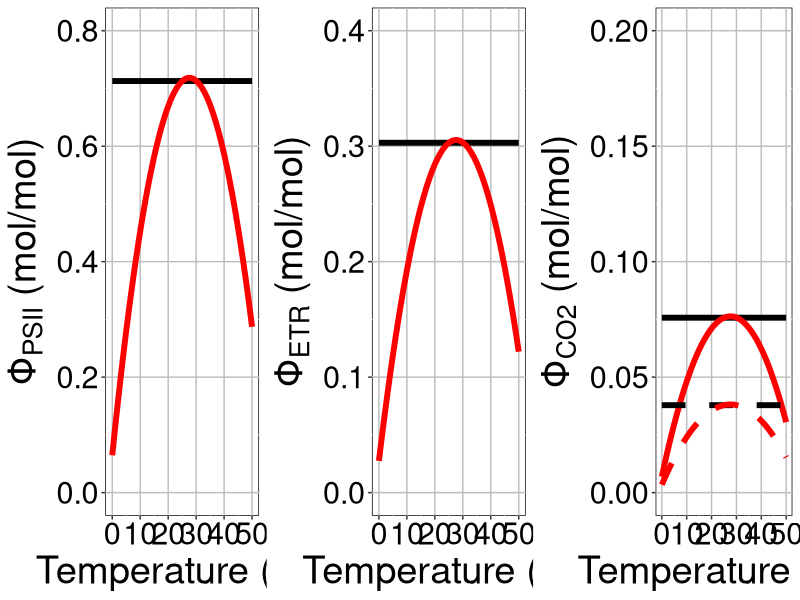

Here is the R script that generated this plot:
# box_figure.R
## code to create a figure for the different types of phi box
## three-panel figure with (a) phi psii, (b) phi etr, and (c) phi co2 temperature responses
## under three conditions: (1) no phi psii temperature response, 
## (2) yes phi psii temperature response,
## (3) differential electron partitioning for the phi co2 response

### functions
multiplot <- function(..., plotlist=NULL, file, cols=1, layout=NULL) {
  library(grid)
  
  # Make a list from the ... arguments and plotlist
  plots <- c(list(...), plotlist)
  
  numPlots = length(plots)
  
  # If layout is NULL, then use 'cols' to determine layout
  if (is.null(layout)) {
    # Make the panel
    # ncol: Number of columns of plots
    # nrow: Number of rows needed, calculated from # of cols
    layout <- matrix(seq(1, cols * ceiling(numPlots/cols)),
                     ncol = cols, nrow = ceiling(numPlots/cols))
  }
  
  if (numPlots==1) {
    print(plots[[1]])
    
  } else {
    # Set up the page
    grid.newpage()
    pushViewport(viewport(layout = grid.layout(nrow(layout), ncol(layout))))
    
    # Make each plot, in the correct location
    for (i in 1:numPlots) {
      # Get the i,j matrix positions of the regions that contain this subplot
      matchidx <- as.data.frame(which(layout == i, arr.ind = TRUE))
      
      print(plots[[i]], vp = viewport(layout.pos.row = matchidx$row,
                                      layout.pos.col = matchidx$col))
    }
  }
}

### libraries
library(ggplot2)



### define some parameters
lowEP <- 4 # low value of electron partitioning (e needed to fix mol CO2)
highEP <- 8 # high value of electron partitioning (e needed to fix mol CO2)
light <- 800 # par (umol m-2 s-1)
abs <- 0.85 # light absorbance
PP <- 0.5 # photon partitioning between PSII and PSI

### make a data frame
t_sequence <- seq(0, 50, 1)

b_tresp <- 0.0474
c_tresp <- 0.000859

### get some y-axis scaling values
topt_posch <- b_tresp / (2 * c_tresp)
model_avg_phi_psii <- (0.66 + 0.75 + 0.85 + 0.66+ 0.75 + 0.61 + 0.75) / 7

a_tresp <- model_avg_phi_psii - ((b_tresp * topt_posch) - (c_tresp * topt_posch^2)) # a, given the assumption that model average phi psii is at the temperature optimum estimated from the data

phi_psii_noT <- a_tresp + 
  (b_tresp * 25) - 
  (c_tresp * 25 * 25) # change based on Brad's results
phi_etr_noT <- phi_psii_noT * abs * PP
phi_co2_noT_lowEP <- phi_etr_noT / lowEP
phi_co2_noT_highEP <- phi_etr_noT / highEP

phi_psii_yesT <- a_tresp + 
  (b_tresp * t_sequence) - 
  (c_tresp * t_sequence * t_sequence) # change based on Brad's results
phi_etr_yesT <- phi_psii_yesT * abs * PP
phi_co2_yesT_lowEP <- phi_etr_yesT / lowEP
phi_co2_yesT_highEP <- phi_etr_yesT / highEP

phi_df <- as.data.frame(cbind(t_sequence, 
                              phi_psii_noT, phi_etr_noT, phi_co2_noT_lowEP, phi_co2_noT_highEP,
                              phi_psii_yesT, phi_etr_yesT, phi_co2_yesT_lowEP, phi_co2_yesT_highEP))

### make some figures

phi_psii_plot <- ggplot(data = phi_df, aes(y = phi_psii_noT, x = t_sequence)) +
  theme(legend.position = 'none',
        legend.text = element_text(size = rel(2)),
        axis.title.y=element_text(size=rel(2.5), colour = 'black'),
        axis.title.x=element_text(size=rel(2.5), colour = 'black'),
        axis.text.x=element_text(size=rel(2.5), colour = 'black'),
        axis.text.y=element_text(size=rel(2.5), colour = 'black'),
        panel.background = element_rect(fill = 'white', colour = 'black'),
        panel.grid.major = element_line(colour = "grey")) +
  geom_line(linewidth = 2, color = 'black') +
  geom_line(linewidth = 2, color = 'red', aes(y = phi_psii_yesT)) +
  ylim(c(0, 0.8)) + 
  ylab(expression('Φ'['PSII'] * ' (mol/mol)')) +
  xlab('Temperature (°C)')

phi_etr_plot <- ggplot(data = phi_df, aes(y = phi_etr_noT, x = t_sequence)) +
  theme(legend.position = 'none',
        legend.text = element_text(size = rel(2)),
        axis.title.y=element_text(size=rel(2.5), colour = 'black'),
        axis.title.x=element_text(size=rel(2.5), colour = 'black'),
        axis.text.x=element_text(size=rel(2.5), colour = 'black'),
        axis.text.y=element_text(size=rel(2.5), colour = 'black'),
        panel.background = element_rect(fill = 'white', colour = 'black'),
        panel.grid.major = element_line(colour = "grey")) +
  geom_line(linewidth = 2, color = 'black') +
  geom_line(linewidth = 2, color = 'red', aes(y = phi_etr_yesT)) +
  ylim(c(0, 0.4)) + 
  ylab(expression('Φ'['ETR'] * ' (mol/mol)')) +
  xlab('Temperature (°C)')

phi_co2_plot <- ggplot(data = phi_df, aes(y = phi_co2_noT_lowEP, x = t_sequence)) +
  theme(legend.position = 'none',
        legend.text = element_text(size = rel(2)),
        axis.title.y=element_text(size=rel(2.5), colour = 'black'),
        axis.title.x=element_text(size=rel(2.5), colour = 'black'),
        axis.text.x=element_text(size=rel(2.5), colour = 'black'),
        axis.text.y=element_text(size=rel(2.5), colour = 'black'),
        panel.background = element_rect(fill = 'white', colour = 'black'),
        panel.grid.major = element_line(colour = "grey")) +
  geom_line(linewidth = 2, color = 'black') +
  geom_line(linewidth = 2, color = 'red', aes(y = phi_co2_yesT_lowEP)) +
  geom_line(linewidth = 2, color = 'black', lty = 2, aes(y = phi_co2_noT_highEP)) +
  geom_line(linewidth = 2, color = 'red', lty = 2, aes(y = phi_co2_yesT_highEP)) +
  ylim(c(0, 0.2)) + 
  ylab(expression('Φ'['CO2'] * ' (mol/mol)')) +
  xlab('Temperature (°C)')

jpeg(filename = "plots/phi_plot.jpeg", 
     width = 21, height = 7, units = 'in', res = 600)
multiplot(phi_psii_plot, phi_etr_plot, phi_co2_plot, cols = 3)
dev.off()
